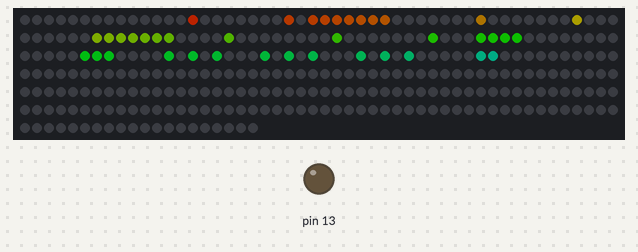
A program run on a simulated Arduino Uno, built with avr-gcc and run on an emulated ATmega328P. On the bench: 320 RGB LEDs in strip order, left to right, continuing on the next row, output pins drawn as LEDs (lit = HIGH). Dim RGB values are drawn brighter than linear.

Above: at 0.3 s.
At 5.19 s:
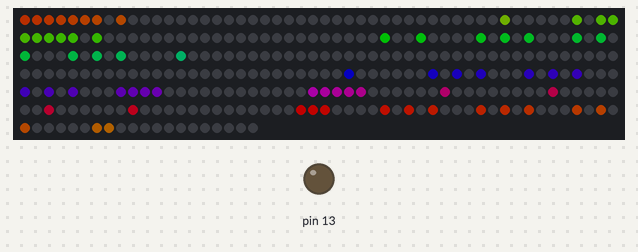
At 10.17 s:
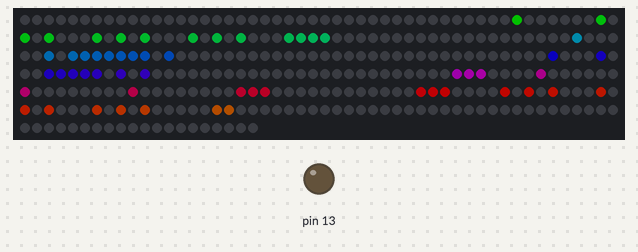
At 20.11 s:
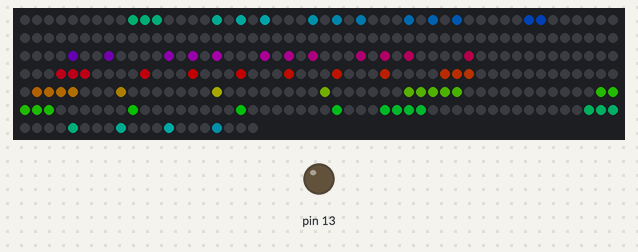
At 29.94 s:
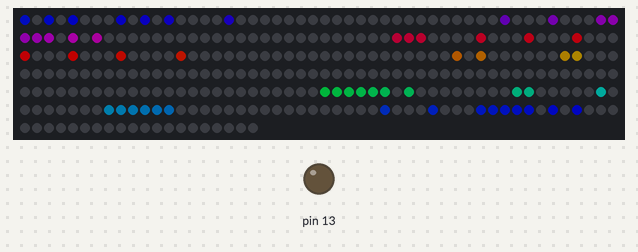
At 39.88 s:
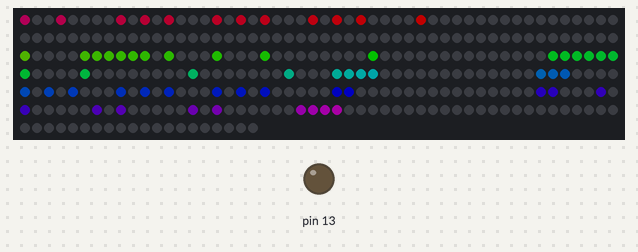

The program:

main.cpp
```cpp
#include <avr/pgmspace.h>
#include "Wire.h"

#include "Adafruit_NeoPixel.h"

#define PIN 12

const char font[96][6] = {
  {0x00,0x00,0x00,0x00,0x00,0x00},	// SPACE

	{0x00,0x00,0x00,0x4F,0x00,0x00},	// !
	{0x00,0x00,0x07,0x00,0x07,0x00},	// "
	{0x00,0x14,0x7F,0x14,0x7F,0x14},	// #
	{0x00,0x24,0x2A,0x7F,0x2A,0x12},	// $
	{0x00,0x23,0x13,0x08,0x64,0x62},	// %
	{0x00,0x36,0x49,0x55,0x22,0x50},	// &
	{0x00,0x00,0x05,0x03,0x00,0x00},	// '
	{0x00,0x00,0x1C,0x22,0x41,0x00},	// (
	{0x00,0x00,0x41,0x22,0x1C,0x00},	// )
	{0x00,0x14,0x08,0x3E,0x08,0x14},	// *
	{0x00,0x08,0x08,0x3E,0x08,0x08},	// +
	{0x00,0x00,0x50,0x30,0x00,0x00},	// ,
	{0x00,0x08,0x08,0x08,0x08,0x08},	// -
	{0x00,0x00,0x60,0x60,0x00,0x00},	// .
	{0x00,0x20,0x10,0x08,0x04,0x02},	// /

	{0x00,0x3E,0x51,0x49,0x45,0x3E},	// 0
	{0x00,0x00,0x42,0x7F,0x40,0x00},	// 1
	{0x00,0x42,0x61,0x51,0x49,0x46},	// 2
	{0x00,0x21,0x41,0x45,0x4B,0x31},	// 3
	{0x00,0x18,0x14,0x12,0x7F,0x10},	// 4
	{0x00,0x27,0x45,0x45,0x45,0x39},	// 5
	{0x00,0x3C,0x4A,0x49,0x49,0x30},	// 6
	{0x00,0x01,0x71,0x09,0x05,0x03},	// 7
	{0x00,0x36,0x49,0x49,0x49,0x36},	// 8
	{0x00,0x06,0x49,0x49,0x29,0x1E},	// 9

	{0x00,0x36,0x36,0x00,0x00,0x00},	// :
	{0x00,0x56,0x36,0x00,0x00,0x00},	// ;
	{0x00,0x08,0x14,0x22,0x41,0x00},	// <
	{0x00,0x14,0x14,0x14,0x14,0x14},	// =
	{0x00,0x00,0x41,0x22,0x14,0x08},	// >
	{0x00,0x02,0x01,0x51,0x09,0x06},	// ?
	{0x00,0x30,0x49,0x79,0x41,0x3E},	// @

	{0x00,0x7E,0x11,0x11,0x11,0x7E},	// A
	{0x00,0x7F,0x49,0x49,0x49,0x36},	// B
	{0x00,0x3E,0x41,0x41,0x41,0x22},	// C
	{0x00,0x7F,0x41,0x41,0x22,0x1C},	// D
	{0x00,0x7F,0x49,0x49,0x49,0x41},	// E
	{0x00,0x7F,0x09,0x09,0x09,0x01},	// F
	{0x00,0x3E,0x41,0x49,0x49,0x7A},	// G
	{0x00,0x7F,0x08,0x08,0x08,0x7F},	// H
	{0x00,0x00,0x41,0x7F,0x41,0x00},	// I
	{0x00,0x20,0x40,0x41,0x3F,0x01},	// J
	{0x00,0x7F,0x08,0x14,0x22,0x41},	// K
	{0x00,0x7F,0x40,0x40,0x40,0x40},	// L
	{0x00,0x7F,0x02,0x0C,0x02,0x7F},	// M
	{0x00,0x7F,0x04,0x08,0x10,0x7F},	// N
	{0x00,0x3E,0x41,0x41,0x41,0x3E},	// O
	{0x00,0x7F,0x09,0x09,0x09,0x06},	// P
	{0x00,0x3E,0x41,0x51,0x21,0x5E},	// Q
	{0x00,0x7F,0x09,0x19,0x29,0x46},	// R
	{0x00,0x46,0x49,0x49,0x49,0x31},	// S
	{0x00,0x01,0x01,0x7F,0x01,0x01},	// T
	{0x00,0x3F,0x40,0x40,0x40,0x3F},	// U
	{0x00,0x1F,0x20,0x40,0x20,0x1F},	// V
	{0x00,0x3F,0x40,0x30,0x40,0x3F},	// W
	{0x00,0x63,0x14,0x08,0x14,0x63},	// X
	{0x00,0x07,0x08,0x70,0x08,0x07},	// Y
	{0x00,0x61,0x51,0x49,0x45,0x43},	// Z

	{0x00,0x00,0x7F,0x41,0x41,0x00},	// [
	{0x00,0x02,0x04,0x08,0x10,0x20},	// backslash
	{0x00,0x00,0x41,0x41,0x7F,0x00},	// ]
	{0x00,0x04,0x02,0x01,0x02,0x04},	// ^
	{0x00,0x40,0x40,0x40,0x40,0x40},	// _
	{0x00,0x00,0x01,0x02,0x04,0x00},	// `

	{0x00,0x20,0x54,0x54,0x54,0x78},	// a
	{0x00,0x7F,0x50,0x48,0x48,0x30},	// b
	{0x00,0x38,0x44,0x44,0x44,0x20},	// c
	{0x00,0x38,0x44,0x44,0x48,0x7F},	// d
	{0x00,0x38,0x54,0x54,0x54,0x18},	// e
	{0x00,0x08,0x7E,0x09,0x01,0x02},	// f
	{0x00,0x0C,0x52,0x52,0x52,0x3E},	// g
	{0x00,0x7F,0x08,0x04,0x04,0x78},	// h
	{0x00,0x00,0x44,0x7D,0x40,0x00},	// i
	{0x00,0x20,0x40,0x44,0x3D,0x00},	// j
	{0x00,0x7F,0x10,0x28,0x44,0x00},	// k
	{0x00,0x00,0x41,0x7F,0x40,0x00},	// l
	{0x00,0x78,0x04,0x58,0x44,0x78},	// m
	{0x00,0x7C,0x08,0x04,0x04,0x78},	// n
	{0x00,0x38,0x44,0x44,0x44,0x38},	// o
	{0x00,0x7C,0x14,0x14,0x14,0x08},	// p
	{0x00,0x08,0x14,0x14,0x18,0x7C},	// q
	{0x00,0x7C,0x08,0x04,0x04,0x08},	// r
	{0x00,0x48,0x54,0x54,0x54,0x20},	// s
	{0x00,0x04,0x3F,0x44,0x40,0x20},	// t
	{0x00,0x3C,0x40,0x40,0x20,0x7C},	// u
	{0x00,0x1C,0x20,0x40,0x20,0x1C},	// v
	{0x00,0x3C,0x40,0x30,0x40,0x3C},	// w
	{0x00,0x44,0x28,0x10,0x28,0x44},	// x
	{0x00,0x0C,0x50,0x50,0x50,0x3C},	// y
	{0x00,0x44,0x64,0x54,0x4C,0x44},	// z

	{0x00,0x00,0x08,0x36,0x41,0x00},	// {
	{0x00,0x00,0x00,0x7F,0x00,0x00},	// |
	{0x00,0x00,0x41,0x36,0x08,0x00},	// }
	{0x00,0x0C,0x02,0x0C,0x10,0x0C},	// ~

	{0x00,0x00,0x00,0x00,0x00,0x00}
};

const int cBoards = 5;

Adafruit_NeoPixel strip = Adafruit_NeoPixel(64 * cBoards, PIN, NEO_GRB + NEO_KHZ800);

char scrollText[] = "The Hills are alive with the sound of music, With songs they have sung for a thousand years. The hills fill my heart with the sound of music, My heart wants to sing every song it hears";
unsigned int charIndex = 0;
int charColIndex = 0;
int pixelColIndex = 0;
byte wheelPos = 0;

uint32_t Wheel(byte WheelPos)
{
    WheelPos = 255 - WheelPos;
    if(WheelPos < 85)
    {
        return strip.Color(255/3 - WheelPos, 0, WheelPos);
    }
    else if(WheelPos < 170)
    {
        WheelPos -= 85;
        return strip.Color(0, WheelPos, 255/3 - WheelPos);
    }
    else
    {
        WheelPos -= 170;
        return strip.Color(WheelPos, 255/3 - WheelPos, 0);
    }
}

uint32_t WheelO(byte WheelPos)
{
    WheelPos = 255 - WheelPos;
    if(WheelPos < 85)
    {
        return strip.Color(255 - WheelPos * 3, 0, WheelPos * 3);
    }
    else if(WheelPos < 170)
    {
        WheelPos -= 85;
        return strip.Color(0, WheelPos * 3, 255 - WheelPos * 3);
    }
    else
    {
        WheelPos -= 170;
        return strip.Color(WheelPos * 3, 255 - WheelPos * 3, 0);
    }
}

void pan() {
  int toPixel = 0;
  int fromPixel = 8;
  for(int i = 0; i < cBoards*8*8-8; i++) {
    uint32_t color = strip.getPixelColor(fromPixel);
    strip.setPixelColor(toPixel, color);
    fromPixel++;
    toPixel++;
  }
}

/**
 * Render the next column to the display.
 */
void renderColumn() {
  int pixel = pixelColIndex;
  if(pixelColIndex < cBoards * 8) {
    pixelColIndex++;
  } else {
    pan();
    pixel = cBoards * 8 - 1;
  }
  pixel *= 8;

  int c = scrollText[charIndex];
  if(c < 0x20 || c >= 0x80)
    c = 0;
  else
    c = c - 0x20;

  int val = font[c][charColIndex] & 0xff;

  int mask = 0x40;

  for(int row = 0; row < 7; row++) {
    uint32_t col = Wheel(wheelPos++);
    boolean on = ((val & mask) != 0);
//    sprintf(buffer, "pixel=%d,cx=%d,px=%d,on=%s,ch=%c,c=%d,val=%x\n", pixel, charColIndex, pixelColIndex, on ? "yes" : "no", pc, c, val);
//    Serial.write(buffer);
    if(on) {
      strip.setPixelColor(pixel, col);
    } else {
      strip.setPixelColor(pixel, 0);
    }
    pixel++;
    mask = mask >> 1;
  }

  charColIndex++;
  if(charColIndex >= 6) {
    charColIndex = 0;
    charIndex++;
    if(charIndex >= sizeof(scrollText))
      charIndex = 0;
  }
}

void setup() {
//  char buffer[128];
//  Serial.begin(9600);
/*  delay(2000);
  Serial.write("START\n");
  for(int i = 0; i < 6; i++) {
    int c = font[40][i] & 0xff;

    sprintf(buffer, "%x\n", c);
    Serial.write(buffer);
  }
*/
  pinMode(13, OUTPUT);
  strip.begin();
  strip.clear();
  for(int i = 0; i < 8*cBoards; i++) {
    renderColumn();
    strip.show();
  }
}

void loop() {
  renderColumn();
  strip.show();
  delay(100);
}
```
